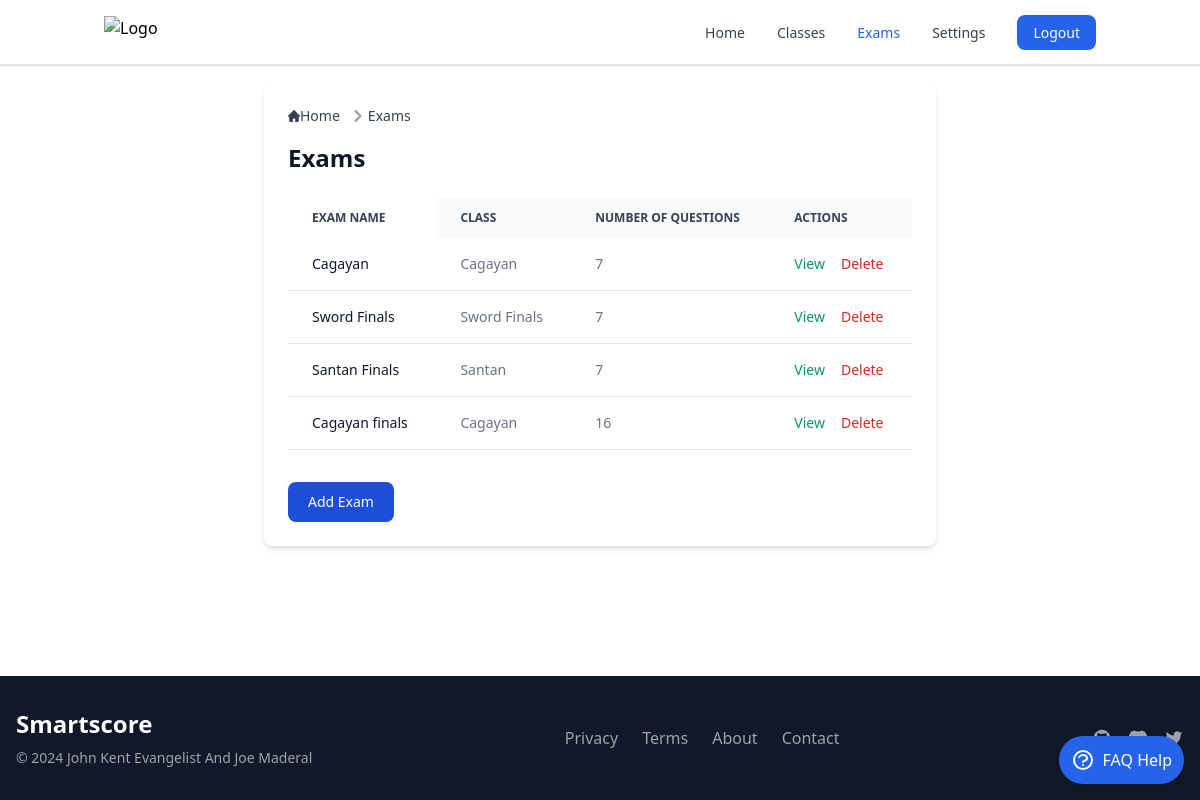
The app's page /exams/ (signed in) with its own data.
### smartscoreapp/models.py (models this page shows, shortened)
class Exam(models.Model):
    exam_id = models.CharField(max_length=3, unique=True, editable=False)
    name = models.CharField(max_length=50)
    class_assigned = models.ForeignKey(Class, related_name='exams', on_delete=models.SET_NULL, null=True)  # Set to NULL on class deletion
    questions = models.ManyToManyField(Question, related_name='exams')
    set_id = models.CharField(max_length=6, unique=True, blank=True)
    instructions = models.TextField(blank=True, null=True)
    time_limit = models.IntegerField(null=True, blank=True)

class Class(models.Model):
    name = models.CharField(max_length=100)
    description = models.TextField(blank=True)
    user = models.ForeignKey(settings.AUTH_USER_MODEL, on_delete=models.CASCADE)

### smartscoreapp/views.py (the view)
# urls.py: path('exams/', exams_view, name='exams'),
@login_required
def exams_view(request):
    user_instance = request.user
    if request.method == 'POST':
        form = ExamForm(request.POST, user=user_instance)
        if form.is_valid():
            exam = form.save(commit=False)
            exam.save()
            for i in range(3):
                ExamSet.objects.create(exam=exam, set_number=i + 1)
            messages.success(request, 'Exam and sets added successfully!')
            return redirect('exams')
        else:
            messages.error(request, 'There was an error adding the exam. Please check the form for errors.')
    else:
        form = ExamForm(user=user_instance)
    exams = Exam.objects.filter(class_assigned__user=user_instance).annotate(num_questions=Count('questions'))
    classes = Class.objects.filter(user=user_instance)
    context = {
        'exams': exams,
        'form': form,
        'classes': classes,
    }
    return render(request, 'exams.html', context)

### templates/exams/exams.html (shortened to what this page needs)
{% extends "base.html" %}
{% block content %}
<div class="max-w-2xl mx-auto p-6 bg-white shadow-md rounded-lg">
<nav class="flex mb-4" aria-label="Breadcrumb">
  <ol class="inline-flex items-center space-x-1 md:space-x-2 rtl:space-x-reverse">
    <li class="inline-flex items-center">
      <a href="{% url 'index' %}" class="inline-flex items-center text-sm font-medium text-gray-700 hover:text-blue-600 dark:text-gray-400 dark:hover:text-white">
        Home
      </a>
    </li>
    <li class="flex items-center">
      <svg class="rtl:rotate-180 w-3 h-3 text-gray-400 mx-1" aria-hidden="true" xmlns="http://www.w3.org/2000/svg" fill="none" viewBox="0 0 6 10">
        <path stroke="currentColor" stroke-linecap="round" stroke-linejoin="round" stroke-width="2" d="m1 9 4-4-4-4"/>
      </svg>
      <a href="{% url 'exams' %}" class="text-sm font-medium text-gray-700 hover:text-blue-600 dark:text-gray-400 dark:hover:text-white">Exams</a>
    </li>
  </ol>
</nav>
<h1 class="text-2xl font-semibold text-gray-900 dark:text-white mb-6">Exams</h1>
<div class="relative overflow-x-auto max-h-80 mb-6">
  <table class="min-w-full text-sm text-left text-gray-500 dark:text-gray-400">
    <thead class="text-xs text-gray-700 uppercase bg-gray-50 dark:bg-gray-700 dark:text-gray-400">
      <tr>
        <th scope="col" class="px-6 py-3 sticky left-0 bg-white dark:bg-gray-800 z-10">
          Exam Name
        </th>
        <th scope="col" class="px-6 py-3">Class</th>
        <th scope="col" class="px-6 py-3">Number of Questions</th>
        <th scope="col" class="px-6 py-3 min-w-[150px]">Actions</th>
      </tr>
    </thead>
    <tbody>
      {% for exam in exams %}
        <tr class="bg-white border-b dark:bg-gray-800 dark:border-gray-700">
          <td class="px-6 py-4 font-medium text-gray-900 dark:text-white sticky left-0 bg-white dark:bg-gray-800 z-10">
            {{ exam.name }}
          </td>
          <td class="px-6 py-4">{{ exam.class_assigned.name }}</td>
          <td class="px-6 py-4">{{ exam.num_questions }}</td>
          <td class="px-6 py-4 flex gap-4">
            <a href="{% url 'exam_detail' exam.id %}" class="text-green-600 hover:underline">View</a>
            <a href="{% url 'delete_exam' exam.id %}" class="text-red-600 hover:underline" onclick="return confirm('Are you sure you want to delete this exam?');">Delete</a>
          </td>
        </tr>
      {% empty %}
        <tr class="bg-white border-b dark:bg-gray-800 dark:border-gray-700">
          <td colspan="4" class="px-6 py-4 text-center text-gray-500 dark:text-gray-400">No exams available.</td>
        </tr>
      {% endfor %}
    </tbody>
  </table>
</div>
<div class="add-exam-section mt-8">
  <button data-modal-target="add-exam-modal" data-modal-toggle="add-exam-modal" class="block text-white bg-blue-700 hover:bg-blue-800 focus:ring-4 focus:outline-none focus:ring-blue-300 font-medium rounded-lg text-sm px-5 py-2.5 text-center dark:bg-blue-600 dark:hover:bg-blue-700 dark:focus:ring-blue-800" type="button">
    Add Exam
  </button>
</div>
</div>
{% endblock %}

### records on screen
Exam: name "Cagayan", class_assigned.name "Cagayan", num_questions "7"
Exam: name "Sword Finals", class_assigned.name "Sword Finals", num_questions "7"
Exam: name "Santan Finals", class_assigned.name "Santan", num_questions "7"
Exam: name "Cagayan finals", class_assigned.name "Cagayan", num_questions "16"
